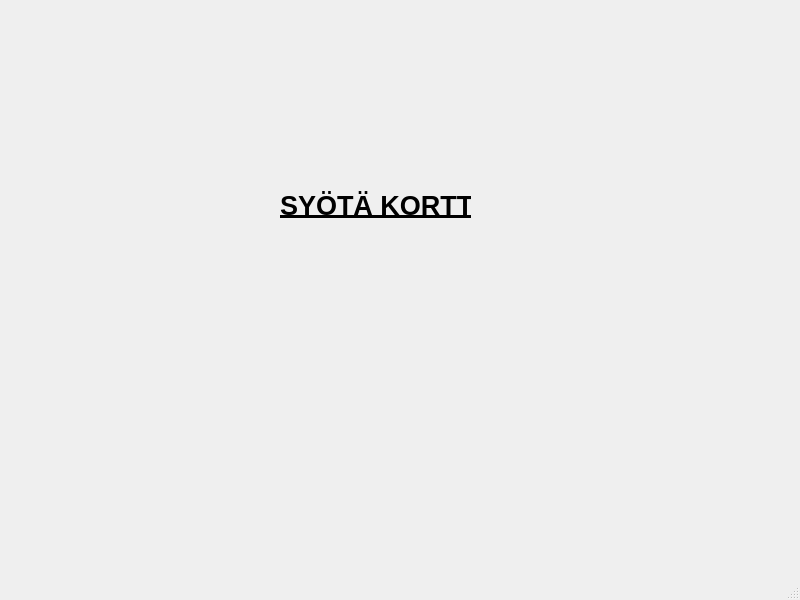
<?xml version="1.0" encoding="UTF-8"?>
<ui version="4.0">
 <class>MainWindow</class>
 <widget class="QMainWindow" name="MainWindow">
  <property name="geometry">
   <rect>
    <x>0</x>
    <y>0</y>
    <width>800</width>
    <height>600</height>
   </rect>
  </property>
  <property name="windowTitle">
   <string>MainWindow</string>
  </property>
  <widget class="QWidget" name="centralwidget">
   <widget class="QLabel" name="statusLabel">
    <property name="geometry">
     <rect>
      <x>280</x>
      <y>150</y>
      <width>191</width>
      <height>111</height>
     </rect>
    </property>
    <property name="font">
     <font>
      <pointsize>20</pointsize>
      <bold>true</bold>
      <underline>true</underline>
     </font>
    </property>
    <property name="text">
     <string>SYÖTÄ KORTTI</string>
    </property>
   </widget>
  </widget>
  <widget class="QMenuBar" name="menubar">
   <property name="geometry">
    <rect>
     <x>0</x>
     <y>0</y>
     <width>800</width>
     <height>21</height>
    </rect>
   </property>
  </widget>
  <widget class="QStatusBar" name="statusbar"/>
 </widget>
 <resources/>
 <connections/>
</ui>
